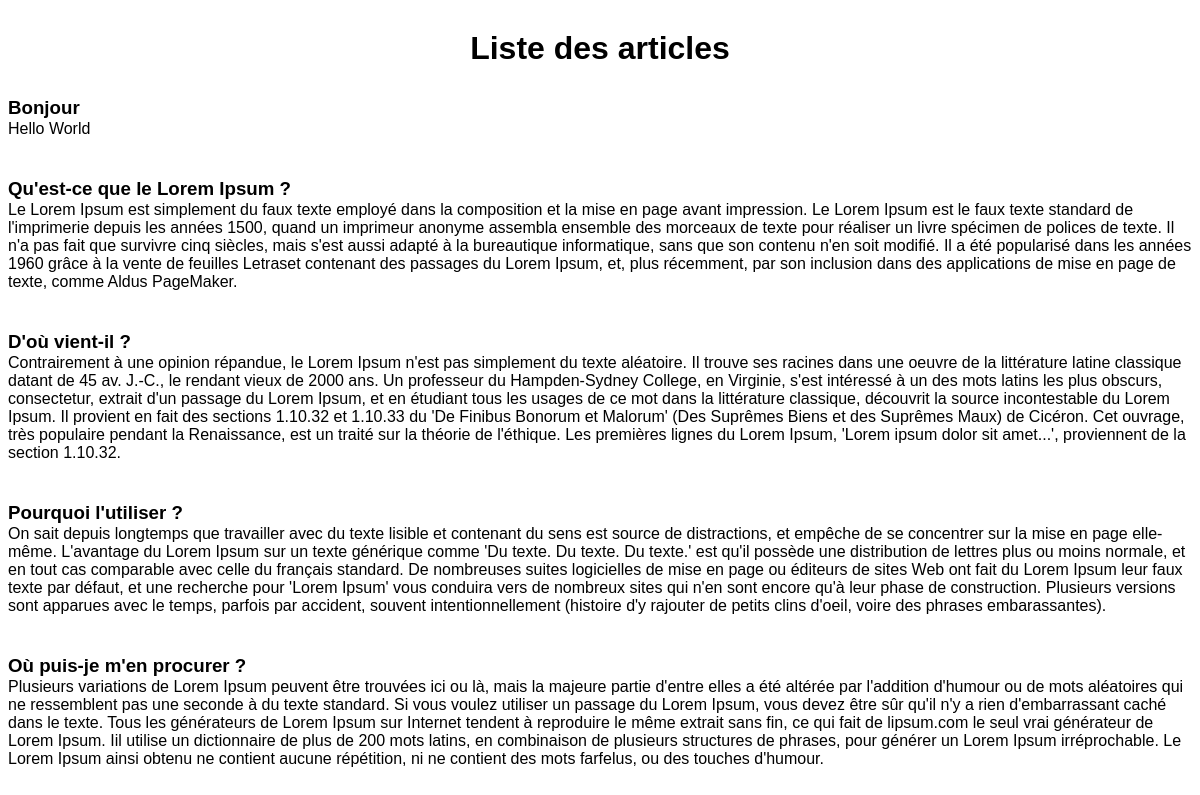
The page / on the database its author committed.
### tables this page shows
CREATE TABLE article(
	id_art INT AUTO_INCREMENT PRIMARY KEY NOT NULL,
	nom_art VARCHAR(50),
	content_art TEXT
);

### model/model_article.php (called while the page is built, shortened)
<?php
    class Article{
        public function showAllArticle($bdd){
            try{
                $req = $bdd->prepare('SELECT * FROM article;');
                $req->execute();
                return $req->fetchAll(PDO::FETCH_OBJ);
            }
            catch(Exception $e){
                die('Erreur : '.$e->getMessage());
            }
        }
    }
?>

### index.php (the view)
<?php
    include './utils/connectBDD.php';
    include './model/model_article.php';
    include './view/view_show_all_articles.php';
    $new = new Article();
    $all = $new->showAllArticle($bdd);
    foreach($all as $art){
        echo '<div>
            <h3>'.$art->nom_art.'</h3>
            <p>'.$art->content_art.'</p>
        </div>';
    }
?>

### view/view_show_all_articles.php (shortened to what this page needs)
<!DOCTYPE html>
<html lang="fr">
<head>
    <link rel="stylesheet" href="./asset/style/style.css">
</head>
<body>
    <h1>Liste des articles</h1>
</body>
</html>

### asset/style/style.css (style rules this page uses)
body { font-family: 'Lucida Sans', 'Lucida Sans Regular', 'Lucida Grande', 'Lucida Sans Unicode', Geneva, Verdana, sans-serif; }
h1 { margin: 30px auto; text-align: center; }
h3 { margin-bottom: -15px; }
div { margin-bottom: 40px; }

### rows shown on the page
article: nom_art "Bonjour", content_art "Hello World"
article: nom_art "Qu'est-ce que le Lorem Ipsum ?", content_art "Le Lorem Ipsum est simplement du faux texte employé dans la composition et la mise en page avant impression. Le Lorem Ipsum est le faux texte standard de l'imprimerie depuis les années 1500, quand un imprimeur anonyme assembla ensemble des morceaux de texte pour réaliser un livre spécimen de polices de texte. Il n'a pas fait que survivre cinq siècles, mais s'est aussi adapté à la bureautique informatique, sans que son contenu n'en soit modifié. Il a été popularisé dans les années 1960 grâce à la vente de feuilles Letraset contenant des passages du Lorem Ipsum, et, plus récemment, par son inclusion dans des applications de mise en page de texte, comme Aldus PageMaker."
article: nom_art "D'où vient-il ?", content_art "Contrairement à une opinion répandue, le Lorem Ipsum n'est pas simplement du texte aléatoire. Il trouve ses racines dans une oeuvre de la littérature latine classique datant de 45 av. J.-C., le rendant vieux de 2000 ans. Un professeur du Hampden-Sydney College, en Virginie, s'est intéressé à un des mots latins les plus obscurs, consectetur, extrait d'un passage du Lorem Ipsum, et en étudiant tous les usages de ce mot dans la littérature classique, découvrit la source incontestable du Lorem Ipsum. Il provient en fait des sections 1.10.32 et 1.10.33 du 'De Finibus Bonorum et Malorum' (Des Suprêmes Biens et des Suprêmes Maux) de Cicéron. Cet ouvrage, très populaire pendant la Renaissance, est…"
article: nom_art "Pourquoi l'utiliser ?", content_art "On sait depuis longtemps que travailler avec du texte lisible et contenant du sens est source de distractions, et empêche de se concentrer sur la mise en page elle-même. L'avantage du Lorem Ipsum sur un texte générique comme 'Du texte. Du texte. Du texte.' est qu'il possède une distribution de lettres plus ou moins normale, et en tout cas comparable avec celle du français standard. De nombreuses suites logicielles de mise en page ou éditeurs de sites Web ont fait du Lorem Ipsum leur faux texte par défaut, et une recherche pour 'Lorem Ipsum' vous conduira vers de nombreux sites qui n'en sont encore qu'à leur phase de construction. Plusieurs versions sont apparues avec le temps, parfois par…"
article: nom_art "Où puis-je m'en procurer ?", content_art "Plusieurs variations de Lorem Ipsum peuvent être trouvées ici ou là, mais la majeure partie d'entre elles a été altérée par l'addition d'humour ou de mots aléatoires qui ne ressemblent pas une seconde à du texte standard. Si vous voulez utiliser un passage du Lorem Ipsum, vous devez être sûr qu'il n'y a rien d'embarrassant caché dans le texte. Tous les générateurs de Lorem Ipsum sur Internet tendent à reproduire le même extrait sans fin, ce qui fait de lipsum.com le seul vrai générateur de Lorem Ipsum. Iil utilise un dictionnaire de plus de 200 mots latins, en combinaison de plusieurs structures de phrases, pour générer un Lorem Ipsum irréprochable. Le Lorem Ipsum ainsi obtenu ne contient…"
